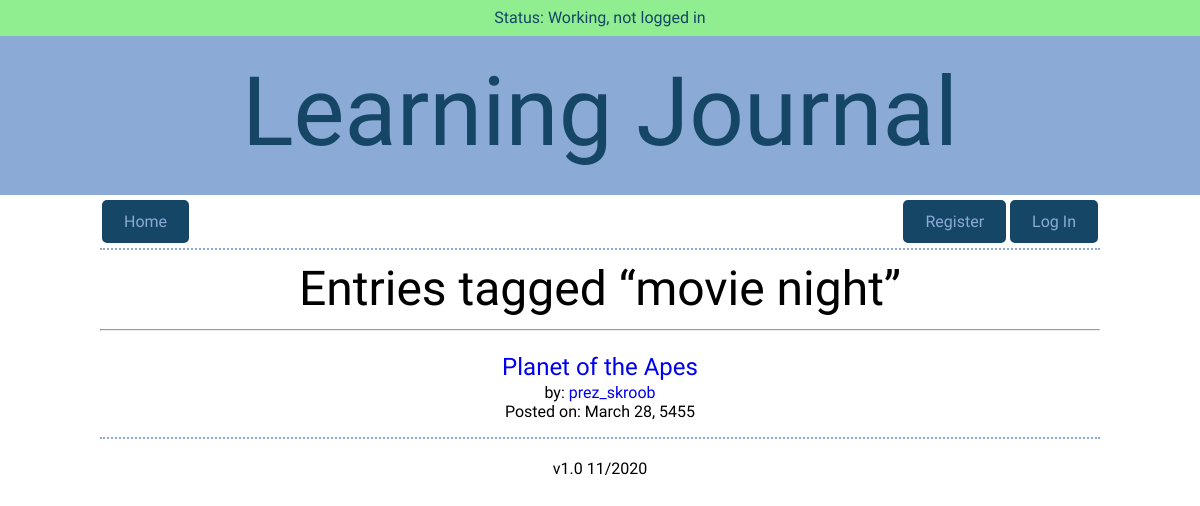
The app's page /tags/movie night with its own data.
### models.py (models this page shows, shortened)
class Tag(Model):
    id = AutoField()
    name = CharField(max_length=256, unique=True)
    class Meta:
        database = DATABASE
    def entries(self):
        return (Entry
                .select()
                .join(EntryTag)
                .join(Tag)
                .where(Tag.name ** self.name)
                .order_by(Entry.date.desc())
                )

class Entry(Model):
    id = AutoField()
    user = ForeignKeyField(User, backref="entries")
    title = CharField(max_length=256)
    date = DateField(default=datetime.date.today)
    time_spent = TimeField()
    learned = TextField()
    resources = TextField()
    tags = CharField(max_length=256)
    private = BooleanField(default=False)
    hidden = BooleanField(default=False)
    class Meta:
        database = DATABASE

class User(UserMixin, Model):
    id = AutoField()
    username = CharField(unique=True)
    password = CharField(max_length=100)
    god = BooleanField(default=False)
    class Meta:
        database = DATABASE

### app.py (the view)
@app.route("/tags/<tag>")
def show_tag(tag):
    global last_route, cur_user, cur_entry, cur_tag
    last_route = "show_tag"
    cur_user = None
    cur_entry = None
    cur_tag = tag
    try:
        search_tag = models.Tag.select().where(models.Tag.name ** tag).get()
    except models.DoesNotExist:
        flash(f"Tag {tag} not found.", "error")
        return redirect(get_last_route())
    all_entries = search_tag.entries()
    print(len(all_entries))
    if not current_user.is_authenticated:
        entries = []
        for entry in all_entries:
            if not entry.hidden:
                entries.append(entry)
    elif not current_user.god:
        entries = []
        for entry in all_entries:
            if not (entry.hidden and entry.user.id != current_user.id):
                entries.append(entry)
    else:
        entries = all_entries
    if len(entries) == 0:
        flash(f"Tag {tag} not found.", "error")
        return redirect(request.referrer)
    if current_user.is_authenticated:
        user_ = current_user.username
        if current_user.god:
            god = True
        else:
            god = False
    else:
        god = False
        user_ = ""
    return render_template("tag_listing.html", entries=entries, user=user_,
                           god=god, home=False, by="All", tag=tag)

### app.py (called while the page is built)
@app.before_request
def before_request():
    g.db = models.DATABASE
    g.db.connect()
    g.user = current_user

@app.after_request
def after_request(response):
    g.db.close()
    return response

### templates/tag_listing.html
{% extends "layout.html" %}
{% from "macros.html" import render_listing, nav_bar with context %}
{% block nav %}
    {{ nav_bar(False) }}
{% endblock %}
{% block content %}
    <div class="main">
    <h2>Entries tagged “{{ tag }}”</h2>
    <hr>
    {% for entry in entries %}
        {{ render_listing(entry, user, god, by) }}
    {% endfor %}
    </div>
{% endblock %}

### templates/macros.html
{% macro nav_bar(home) %}
    <div class="nav-bar">
        {% if home == False %}
            <a class="button" href="{{ url_for('index') }}">Home</a>
        {% else %}
            <div class="button button-inactive">Home</div>
        {% endif %}
        {% if current_user.is_authenticated %}
            <a class="button button-right" href="{{ url_for('logout') }}">Log Out</a>
            <a class="button button-right" href="{{ url_for('create_entry') }}">New Entry</a>
        {% else %}
            <a class="button button-right" href="{{ url_for('login') }}">Log In</a>
            <a class="button button-right" href="{{ url_for('register') }}">Register</a>
        {% endif %}
    </div>
{% endmacro %}
{% macro render_listing(listing, user, god, by) %}
    <article class="listing">
        <h3>
            {% if (listing.private == False) or (listing.user.username == user) or (god == True) %}
                <a class="entry-link" href="/entries/{{ listing.id }}">
            {% endif %}
                {{ listing.title }}
            {% if (listing.private == False) or (listing.user.username == user) or (god == True) %}
                </a>
            {% else %}
                <span class="small">[private]</span>
            {% endif %}
        </h3>
        <p>
        {% if by == "All" %}
            by: <a href="{{ url_for('user_entries', user=listing.user.username) }}">
            {% if listing.user.username == user %}
                You
            {% else %}
                {{ listing.user.username }}
            {% endif %}</a><br>
        {% endif %}
        Posted on: <time datetime="{{ listing.date }}">{{ listing.date.strftime("%B %d").lstrip("0").replace(" 0", " ") }}, {{ listing.date.strftime("%Y") }}</time></p>
    </article>
{% endmacro %}

### static/css/site.css (style rules this page uses)
html { margin-left: calc(100vw - 100%); }
body { font-size: 16px; font-family: 'Asap', sans-serif; font-weight: 400 color: #404a49; }
a:link { text-decoration: none; }
.button { background-color: #154666; color: #8baad6; margin: 5px 2px; border: 2px solid #154666; border-radius: 5px; padding: 10px 20px; text-align: center; text-decoration: none; display: inline-block; }
.button-right { float: right }
h2 { font-size: 48px; font-family: 'Hammersmith One', sans-serif; font-weight: 400; line-height: 0; }
h3 { font-size: 24px; font-family: 'Hammersmith One', sans-serif; font-weight: 400; line-height: 0; padding-top: 12px; margin-bottom: 3px; }
.main { text-align: center; }
.nav-bar, .main { border-bottom: 2px dotted #8baad6; }

### records on screen
Tag: name "movie night"
Entry: title "Planet of the Apes", date "March 28", date "5455"
User: user.username "prez_skroob"
